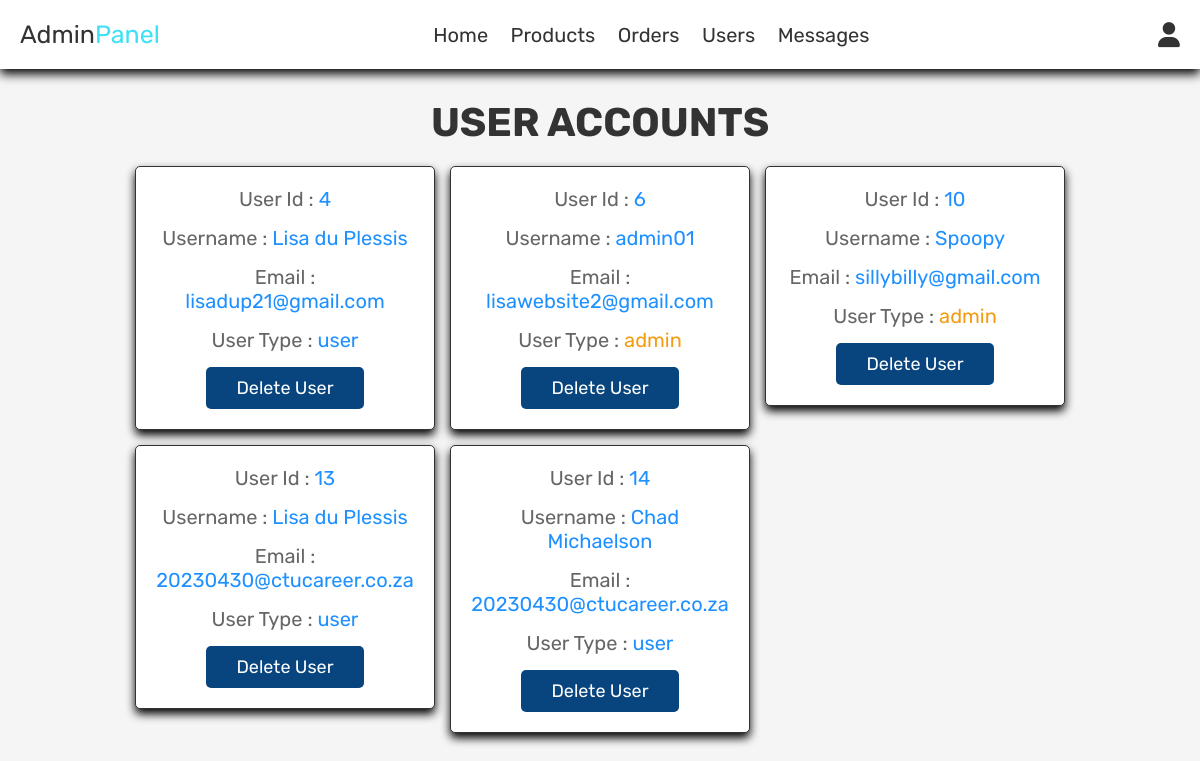
Screenshot of /admin_users.php (signed in) with the database file from the repository.
### tables this page shows
CREATE TABLE `users` (
  `id` int(100) NOT NULL,
  `name` varchar(100) NOT NULL,
  `email` varchar(225) NOT NULL,
  `password` varchar(255) NOT NULL,
  `user_type` varchar(20) NOT NULL DEFAULT 'user'
);

### admin_users.php (the view, shortened to what this page needs)
<?php
include 'config.php';
?>
<!DOCTYPE html>
<html lang="en">
<head>
   <link rel="stylesheet" href="https://cdnjs.cloudflare.com/ajax/libs/font-awesome/6.0.0/css/all.min.css">
   <link rel="stylesheet" href="admin_style.css">
</head>
<body>
<?php include 'admin_header.php'; ?>
<section class="users">
   <h1 class="title"> User Accounts </h1>
   <div class="box-container">
      <?php
         $select_users = mysqli_query($conn, "SELECT * FROM `users`") or die('query failed');
         while($fetch_users = mysqli_fetch_assoc($select_users)){
      ?>
      <div class="box">
         <p> User Id : <span><?php echo $fetch_users['id']; ?></span> </p>
         <p> Username : <span><?php echo $fetch_users['name']; ?></span> </p>
         <p> Email : <span><?php echo $fetch_users['email']; ?></span> </p>
         <p> User Type : <span style="color:<?php if($fetch_users['user_type'] == 'admin'){ echo 'var(--orange)'; } ?>"><?php echo $fetch_users['user_type']; ?></span> </p>
         <a href="admin_users.php?delete=<?php echo $fetch_users['id']; ?>" onclick="return confirm('delete this user?');" class="delete-btn">Delete User</a>
      </div>
      <?php
         };
      ?>
   </div>
</section>
</body>
</html>

### admin_style.css (style rules this page uses)
:root { --turqoise: #3CE1F7; --red: #c0392b; --orange: #f39c12; --black: #333; --white: #fff; --dark-cerulean: #08457e; --dodger-blue: #1e90ff; --light-color: #666; --light-white: #ccc; --light-bg: #f5f5f5; --border: .1rem solid var(--black); --box-shadow: 0 .5rem 1rem rgba(0, 0, 0.1); }
* { font-family: 'Rubik', sans-serif; margin: 0; padding: 0; box-sizing: border-box; outline: none; border: none; text-decoration: none; transition: all .2s linear; }
html { font-size: 62.5%; overflow-x: hidden; }
body { background-color: var(--light-bg); }
section { padding: 3rem 2rem; }
.title { text-align: center; margin-bottom: 2rem; text-transform: uppercase; color: var(--black); font-size: 4rem; }
.btn, .option-btn, .delete-btn, .white-btn { display: inline-block; margin-top: 1rem; padding: 1rem 3rem; cursor: pointer; color: var(--white); font-size: 1.8rem; border-radius: .5rem; text-transform: capitalize; }
.delete-btn { background-color: var(--dark-cerulean); }
.users .box-container { display: grid; grid-template-columns: repeat(auto-fit, 30rem); justify-content: center; gap: 1.5rem; max-width: 1200px; margin: 0 auto; align-items: flex-start; }
.users .box-container .box { background-color: var(--white); padding: 2rem; border: var(--border); box-shadow: var(--box-shadow); border-radius: .5rem; text-align: center; }
.users .box-container .box p { padding-bottom: 1.5rem; font-size: 2rem; color: var(--light-color); }
.users .box-container .box p span { color: var(--dodger-blue); }
.users .box-container .box .delete-btn { margin-top: 0; }

### rows the page displays
users: id "4", name "Lisa du Plessis", email "lisadup21@gmail.com", user_type "user"
users: id "6", name "admin01", email "lisawebsite2@gmail.com", user_type "admin"
users: id "10", name "Spoopy", email "sillybilly@gmail.com", user_type "admin"
users: id "13", name "Lisa du Plessis", email "20230430@ctucareer.co.za", user_type "user"
users: id "14", name "Chad Michaelson", email "20230430@ctucareer.co.za", user_type "user"
